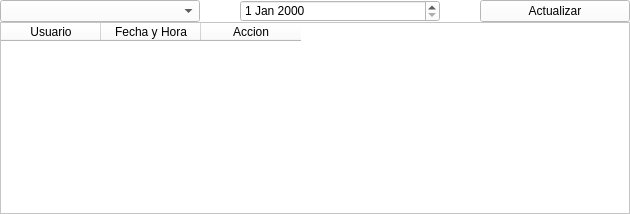
            <widget class="QWidget" name="page_cuatro">
             <property name="styleSheet">
              <string notr="true">background-color: rgb(255, 255, 255);</string>
             </property>
             <layout class="QVBoxLayout" name="verticalLayout_13">
              <property name="spacing">
               <number>0</number>
              </property>
              <property name="leftMargin">
               <number>0</number>
              </property>
              <property name="topMargin">
               <number>0</number>
              </property>
              <property name="rightMargin">
               <number>0</number>
              </property>
              <property name="bottomMargin">
               <number>0</number>
              </property>
              <item>
               <widget class="QWidget" name="widget_10" native="true">
                <property name="maximumSize">
                 <size>
                  <width>16777215</width>
                  <height>60</height>
                 </size>
                </property>
                <layout class="QVBoxLayout" name="verticalLayout_14">
                 <property name="spacing">
                  <number>0</number>
                 </property>
                 <property name="leftMargin">
                  <number>0</number>
                 </property>
                 <property name="topMargin">
                  <number>0</number>
                 </property>
                 <property name="rightMargin">
                  <number>0</number>
                 </property>
                 <property name="bottomMargin">
                  <number>0</number>
                 </property>
                 <item>
                  <layout class="QHBoxLayout" name="horizontalLayout_10">
                   <item>
                    <widget class="QComboBox" name="comboBox_historial_usuario">
                     <property name="minimumSize">
                      <size>
                       <width>200</width>
                       <height>0</height>
                      </size>
                     </property>
                    </widget>
                   </item>
                   <item>
                    <spacer name="horizontalSpacer_5">
                     <property name="orientation">
                      <enum>Qt::Horizontal</enum>
                     </property>
                     <property name="sizeHint" stdset="0">
                      <size>
                       <width>40</width>
                       <height>20</height>
                      </size>
                     </property>
                    </spacer>
                   </item>
                   <item>
                    <widget class="QDateEdit" name="fecha_historial">
                     <property name="minimumSize">
                      <size>
                       <width>200</width>
                       <height>0</height>
                      </size>
                     </property>
                    </widget>
                   </item>
                   <item>
                    <spacer name="horizontalSpacer_6">
                     <property name="orientation">
                      <enum>Qt::Horizontal</enum>
                     </property>
                     <property name="sizeHint" stdset="0">
                      <size>
                       <width>40</width>
                       <height>20</height>
                      </size>
                     </property>
                    </spacer>
                   </item>
                   <item>
                    <widget class="QPushButton" name="btn_actualizarH">
                     <property name="minimumSize">
                      <size>
                       <width>150</width>
                       <height>0</height>
                      </size>
                     </property>
                     <property name="text">
                      <string>Actualizar</string>
                     </property>
                    </widget>
                   </item>
                  </layout>
                 </item>
                </layout>
               </widget>
              </item>
              <item>
               <widget class="QWidget" name="widget_11" native="true">
                <layout class="QVBoxLayout" name="verticalLayout_15">
                 <property name="spacing">
                  <number>0</number>
                 </property>
                 <property name="leftMargin">
                  <number>0</number>
                 </property>
                 <property name="topMargin">
                  <number>0</number>
                 </property>
                 <property name="rightMargin">
                  <number>0</number>
                 </property>
                 <property name="bottomMargin">
                  <number>0</number>
                 </property>
                 <item>
                  <widget class="QTableWidget" name="tableWidget_historial">
                   <column>
                    <property name="text">
                     <string>Usuario</string>
                    </property>
                   </column>
                   <column>
                    <property name="text">
                     <string>Fecha y Hora</string>
                    </property>
                   </column>
                   <column>
                    <property name="text">
                     <string>Accion</string>
                    </property>
                   </column>
                  </widget>
                 </item>
                </layout>
               </widget>
              </item>
             </layout>
            </widget>
